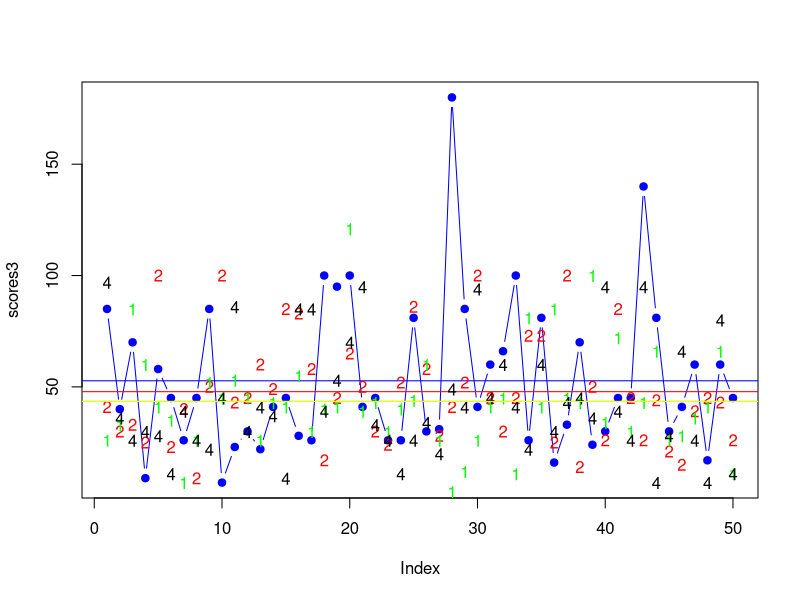

Write the R code that produced this figure.
#Scores1 28NOV16
scores1 <- c(26,33,85,60,41,35,7,26,52,45,53,45,26,43,41,55,30,40,41,121,39,43,30,40,44,60,26,3,12,26,41,45,11,81,41,85,45,43,100,34,72,30,43,66,26,28,36,41,66,11)
#Scores2 16JAN17
scores2 <- c(41,30,33,25,100,23,40,9,50,100,43,45,60,49,85,83,58,17,45,65,50,30,24,52,86,58,28,41,52,100,45,30,45,73,73,25,100,14,50,26,85,45,26,44,21,15,39,45,43,26)
#Scores3 23JAN17
scores3 <- c(85,40,70,9,58,45,26,45,85,7,23,30,22,41,45,28,26,100,95,100,41,45,26,26,81,30,31,180,85,41,60,66,100,26,81,16,33,70,24,30,45,45,140,81,30,41,60,17,60,45)
#Scores3 01FEB17
scores4 <- c(97,36,26,30,28,11,39,26,22,45,86,30,41,37,9,85,85,39,53,70,95,33,26,11,26,34,20,49,41,94,45,60,41,22,60,30,43,45,36,95,39,26,95,7,28,66,26,7,80,11)

scores <- c(scores1,scores2,scores3,scores4)

ScoreTable <- data.frame(1:50,scores1,scores2,scores3,scores4)
colnames(ScoreTable)[1] <- 'Attempts'


plot(scores3,col="blue",pch=19,type = 'b')
abline(h=mean(scores3),col='blue')
points(scores2,col="red",pch='2',type = 'p')
abline(h=mean(scores2), col="red")
points(scores1,col="green",pch='1',type = 'p')
abline(h=mean(scores1), col="green")
points(scores4,col="black",pch='4',type = 'p')
abline(h=mean(scores1), col="yellow")

means <- c(mean(scores1),mean(scores2),mean(scores3),mean(scores4))
medians <- c(median(scores1),median(scores2),median(scores3),median(scores4))
sds <- c(sd(scores1),sd(scores2),sd(scores3),sd(scores4))

mean(scores)
mean(means)
mean(sds)
